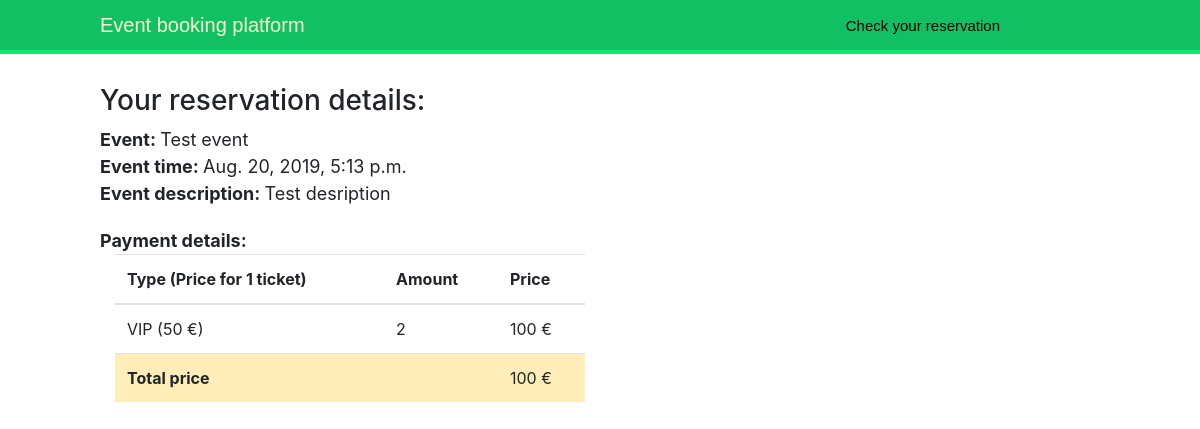
/reservation-confirmation/32, run on the app's committed database.
### event/models.py (models this page shows, shortened)
class Event(models.Model):
    name = models.CharField(max_length=100)
    datetime = models.DateTimeField()
    description = models.TextField()

### ticket/models.py (models this page shows, shortened)
class TicketType(models.Model):
    REGULAR = 'REGULAR'
    PREMIUM = 'PREMIUM'
    VIP = 'VIP'
    TICKET_TYPES = [
        (REGULAR, 'regular'),
        (PREMIUM, 'premium'),
        (VIP, 'VIP'),
    ]
    type = models.CharField(max_length=20, choices=TICKET_TYPES)
    price = models.PositiveIntegerField()
    seats_number = models.PositiveIntegerField()
    event = models.ForeignKey(Event, on_delete=models.CASCADE, related_name='ticket_types')

### reservation/views.py (the view)
# urls.py: path('reservation-confirmation/<int:reservation_pk>', views.reservation_confirmation,
def reservation_confirmation(request, reservation_pk):
    reservation = Reservation.objects.filter(pk=reservation_pk).first()
    if not reservation:
        return HttpResponseRedirect('/')
    if reservation.status != Reservation.PAID:
        return HttpResponseRedirect('/reservation/{}'.format(reservation.pk))
    details, total_price = reservation.get_reservation_details()
    event = reservation.event
    return render(request, 'reservation/reservation_confirmation.html', {'details': details,
                                                                         'total_price': total_price,
                                                                         'reservation_number': reservation.pk,
                                                                         'event': event})

### reservation/models.py (called while the page is built)
    def get_total_price(self):
        return sum(self.tickets.all().values_list('type__price', flat=True))

    def get_reservation_details(self):
        reservation_details = self.tickets.all() \
                .values(ticket_type=F('type__type'), price=F('type__price')) \
                .annotate(amount=Count('ticket_type'), total_price=Sum('price'))
        total_price = self.get_total_price()
        return reservation_details, total_price

### reservation/templates/reservation/reservation_confirmation.html (shortened to what this page needs)
{% extends "base.html" %}
{% block content %}
<div class="res-confirm-details">
<h3>Your reservation details: </h3>
<strong>Event: </strong> {{event.name }} <br>
<strong>Event time: </strong> {{event.datetime }} <br>
<strong>Event description: </strong> {{event.description}} <br>
</div>
<div class="payment-details">
    <strong>Payment details: </strong>
</div>
<div class="col-md-6" >
    {% include "reservation/reservation_detail.html" with tickets=details total_price=total_price %}
</div>
{% endblock %}

### reservation/templates/reservation/reservation_detail.html
<table class="table table-hover">
  <thead>
    <tr>
      <th scope="col-1">Type (Price for 1 ticket)</th>
      <th scope="col-1">Amount</th>
      <th scope="col-1">Price</th>
    </tr>
  </thead>
  <tbody>
  {% for ticket_type in tickets %}
    <tr>
      <td>{{ticket_type.ticket_type}} ({{ticket_type.price}} &euro;)</td>
      <td>{{ticket_type.amount}}</td>
      <td>{{ticket_type.total_price}} &euro;</td>
    </tr>
  {% endfor %}
  <tr class="table-warning">
      <th colspan="2">Total price</th>
      <td>{{total_price}} &euro;</td>
  </tr>
  </tbody>
</table>

### static/css/base.css (style rules this page uses)
body { margin:0; padding:0; font-family:helvetica, sans-serif; }
.res-confirm-details { font-size: 18px; margin-bottom: 2%; }
.payment-details { font-size: 18px; }
h1, h2, h3, h4, h5 , h6 { font-family: 'Muli', sans-serif; font-weight:normal; }

### data on the page
Event: name "Test event", datetime "Aug. 20, 2019, 5:13 p.m.", description "Test desription"
TicketType: ticket_type "VIP", price "50", amount "2", total_price "100"

### other printed values
{{ total_price }} "100"
